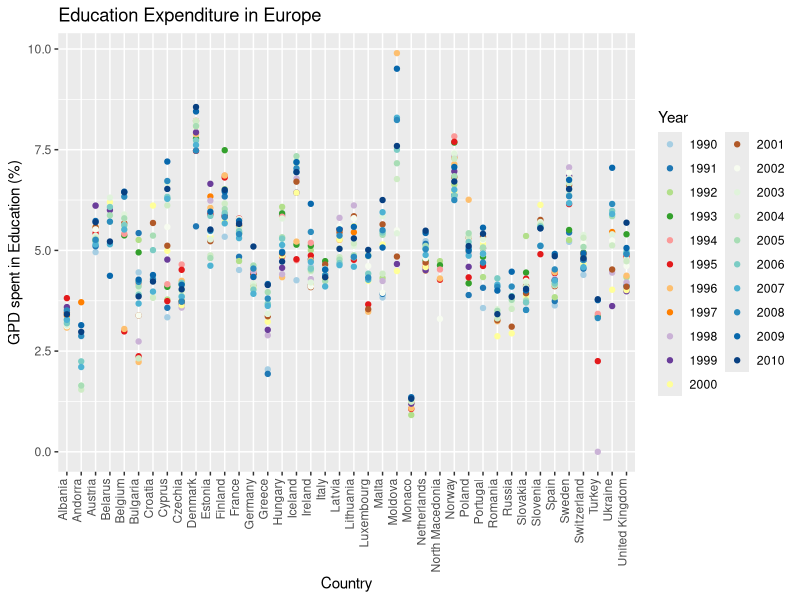
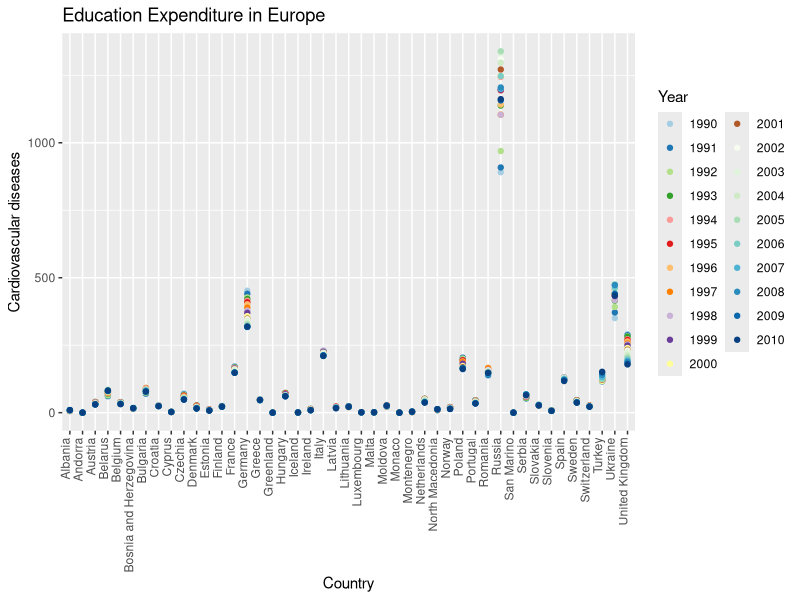

R code for these plots, in order:
## ---- chunk 1
knitr::opts_chunk$set(echo = TRUE)
## ---- chunk 2
library(tidyverse)
library(dplyr)
library(ggplot2)
library(scales)


annualdeath <- read.csv("../Dataset/annual-number-of-deaths-by-cause.csv", header = TRUE)
governmentEducationExpenditure  <- read.csv("../Dataset/total-government-expenditure-on-education-gdp.csv", header = TRUE)
enrolment_ratio_teritiary_education <- read.csv("../Dataset/enrolment-ratio-teritiary-education.csv", header = TRUE)
waterAccess <- read.csv("../Dataset/water-withdrawals-per-capita.csv")
## ---- chunk 3

annualdeath <- annualdeath %>% filter(Code != "");
governmentEducationExpenditure <- governmentEducationExpenditure  %>% filter(Code != "");
waterAccess <- waterAccess %>% filter(Code != "");

## ---- chunk 4
colnames(annualdeath) <- c("Country","Code","Year","Meningitis","Alzheimers disease","Parkinsons disease","Nutritional deficiencies","Malaria",
"Drowning","Interpersonal violence", "Maternal disorders", "HIV AIDS" , "Drug use disorders", "Tuberculosis", "Cardiovascular diseases", "Lower respiratory infections", "Neonatal disorders","Alcohol use disorders", "Self harm", "Exposure to forces of nature", "Diarrheal diseases", "Environmental heat and cold exposure", "Neoplasms", "Conflict and terrorism", "Diabetes mellitus", "Chronic kidney disease", "Poisonings", "Protein energy malnutrition", "Road injuries", "Chronic respiratory diseases", "Cirrhosis and other chronic liver diseases", "Digestive diseases","Fire heat and hot substances","Acute hepatitis", "Measles"
)
colnames(governmentEducationExpenditure) <- c("Country","Code","Year", "GPD spent in Education (%)")

colnames(enrolment_ratio_teritiary_education) <- c("Country","Year","Gender","Age", "Units", "Enrolment ration (%)")

colnames(waterAccess) <- c("Country","Code", "Year", "Water withdrawal per capita ()")
## ---- chunk 5

annualdeath <- select(annualdeath,-Code, -`Interpersonal violence`, -`Fire heat and hot substances`, -`Road injuries`, -`Conflict and terrorism`, -`Exposure to forces of nature`, -`Self harm` )

governmentEducationExpenditure <- select(governmentEducationExpenditure, -Code)

enrolment_ratio_teritiary_education <- select(enrolment_ratio_teritiary_education, -Units, -Age,)

waterAccess <- select(waterAccess, -Code)
## ---- chunk 6
pays_non_observés_annual_death <- annualdeath %>% group_by(Country) %>% filter(n() < 5)
pays_non_observés_annual_death <- pays_non_observés_annual_death %>% group_by(Country) %>% count()


pays_non_observés_government_exp <- governmentEducationExpenditure %>% group_by(Country) %>% filter(n() < 5)
pays_non_observés_government_exp <- pays_non_observés_government_exp %>% group_by(Country) %>% count()

pays_non_observés_enrolment_ratio_teritiary_education <- enrolment_ratio_teritiary_education %>% group_by(Country) %>% filter(n() < 5)
pays_non_observés_enrolment_ratio_teritiary_education <- pays_non_observés_enrolment_ratio_teritiary_education  %>% group_by(Country) %>% count()

pays_non_observés_water_access <- waterAccess  %>% group_by(Country) %>% filter(n() < 1)
pays_non_observés_water_access <- pays_non_observés_water_access  %>% group_by(Country) %>% count()

print(pays_non_observés_government_exp)
print(pays_non_observés_annual_death)
print(pays_non_observés_enrolment_ratio_teritiary_education)
print(pays_non_observés_water_access)
## ---- chunk 7
annualdeath <- annualdeath %>% filter(Year<2011);

governmentEducationExpenditure <- governmentEducationExpenditure  %>% filter(Year<2011) %>%filter(Year>1989);

enrolment_ratio_teritiary_education <- enrolment_ratio_teritiary_education  %>% filter(Year<2011) %>%filter(Year>1989)  %>%filter(Gender == "All genders") ;

waterAccess <- waterAccess %>% filter(Year<2011) %>%filter(Year>1989)
## ---- chunk 8
governmentEducationExpenditure <- governmentEducationExpenditure %>% group_by(Country) %>% filter(n() > 5) %>% filter(Country != "World")

annualdeath <- annualdeath %>% group_by(Country) %>% filter(n() > 5) %>% filter(Country != "World")

enrolment_ratio_teritiary_education <- enrolment_ratio_teritiary_education %>% group_by(Country) %>% filter(n() > 5) %>% filter(!grepl("^MDG_", Country))

waterAccess <- waterAccess %>% group_by(Country) %>% filter(n() > 1)
## ---- chunk 9
governmentEducationExpenditure %>% group_by(Country)%>%count()

annualdeath %>% group_by(Country)%>%count()

enrolment_ratio_teritiary_education %>% group_by(Country)%>%count()

waterAccess %>% group_by(Country)%>%count()
## ---- chunk 10
governmentEducationExpenditure %>% group_by(Country)%>%summarise() %>% nrow()
annualdeath  %>% group_by(Country)%>%summarise() %>% nrow()
enrolment_ratio_teritiary_education  %>% group_by(Country)%>%summarise() %>% nrow()
waterAccess  %>% group_by(Country)%>%summarise() %>% nrow()
## ---- chunk 11
europe_annual_death <- filter(annualdeath, Country %in% c("Albania", "Andorra", "Austria", "Belarus", "Belgium", "Bosnia and Herzegovina", "Bulgaria", "Croatia", "Cyprus", "Czechia" , "Denmark", "Estonia", "Finland", "France", "Germany", "Greece","Greenland", "Hungary", "Iceland", "Ireland", "Italy", "Latvia", "Liechtenstein", "Lithuania", "Luxembourg", "Malta", "Moldova", "Monaco", "Montenegro", "Netherlands", "North Macedonia", "Norway", "Poland", "Portugal", "Romania", "Russia", "San Marino", "Serbia", "Slovakia", "Slovenia", "Spain", "Sweden", "Switzerland", "Turkey", "Ukraine", "United Kingdom", "Vatican City"))

asia_annual_death <- filter(annualdeath, Country %in% c("Afghanistan", "Armenia", "Azerbaijan", "Bahrain", "Bangladesh", "Bhutan", "Brunei", "Cambodia", "China", "Cyprus", "Georgia", "India", "Indonesia", "Iran", "Iraq", "Israel", "Japan", "Jordan", "Kazakhstan", "Kuwait", "Kyrgyzstan", "Laos", "Lebanon", "Malaysia", "Maldives", "Mongolia", "Myanmar", "Nepal", "North Korea", "Oman", "Pakistan", "Palestine", "Philippines", "Qatar", "Saudi Arabia", "Singapore", "South Korea", "Sri Lanka", "Syria", "Tajikistan","Taiwan", "Thailand", "East Timor", "Turkmenistan", "United Arab Emirates", "Uzbekistan", "Vietnam", "Yemen"))

south_america_annual_death <- filter(annualdeath, Country %in% c("Argentina", "Bolivia", "Brazil", "Chile", "Colombia", "Ecuador", "Guyana", "Paraguay", "Peru", "Suriname", "Uruguay", "Venezuela"))

n_and_c_america_annual_death <- filter(annualdeath, Country %in% c("Antigua and Barbuda", "Bahamas", "Barbados", "Belize", "Canada", "Costa Rica", "Cuba", "Dominica", "Dominican Republic", "El Salvador", "Grenada", "Guatemala", "Haiti", "Honduras", "Jamaica", "Mexico", "Nicaragua", "Panama", "Saint Kitts and Nevis", "Saint Lucia", "Saint Vincent and the Grenadines", "Trinidad and Tobago", "United States","Bermuda","Puerto Rico", "United States Virgin Islands"))

oceania_annual_death <- filter(annualdeath, Country %in% c("Australia", "Fiji", "Kiribati", "Marshall Islands", "Micronesia (country)", "Nauru", "New Zealand", "Palau", "Papua New Guinea", "Samoa", "Solomon Islands", "Tonga", "Tuvalu", "Vanuatu","American Samoa", "Guam", "Northern Mariana Islands","Cook Islands", "Niue", "Tokelau"))

africa_annual_death <- filter(annualdeath, Country %in% c("Algeria", "Angola", "Benin", "Botswana", "Burkina Faso", "Burundi", "Cape Verde", "Cameroon", "Central African Republic", "Chad", "Comoros", "Democratic Republic of Congo", "Congo", "Djibouti", "Egypt", "Equatorial Guinea", "Eritrea", "Eswatini", "Ethiopia", "Gabon", "Gambia", "Ghana", "Guinea", "Guinea-Bissau","Cote d'Ivoire", "Kenya", "Lesotho", "Liberia", "Libya", "Madagascar", "Malawi", "Mali", "Mauritania", "Mauritius", "Morocco", "Mozambique", "Namibia", "Niger", "Nigeria", "Rwanda", "Sao Tome and Principe", "Senegal", "Seychelles", "Sierra Leone", "Somalia", "South Africa", "South Sudan", "Sudan", "Tanzania", "Togo", "Tunisia", "Uganda", "Zambia", "Zimbabwe"))

## ---- chunk 12
europe_enrolment_ration <- filter(enrolment_ratio_teritiary_education, Country %in% c("Albania", "Andorra", "Austria", "Belarus", "Belgium", "Bosnia and Herzegovina", "Bulgaria", "Croatia", "Cyprus", "Czech Republic", "Denmark", "Estonia", "Finland", "France","Germany", "Greece", "Hungary", "Iceland", "Ireland", "Italy", "Latvia", "Liechtenstein", "Lithuania", "Luxembourg", "Malta", "Moldova", "Monaco", "Montenegro", "Netherlands", "The former Yugoslav Republic of Macedonia", "Norway", "Poland", "Portugal", "Romania", "Russian Federation", "San Marino", "Serbia", "Slovakia", "Slovenia", "Spain", "Sweden", "Switzerland","Turkey", "Ukraine", "United Kingdom", "Vatican City", "Gibraltar", "United Kingdom of Great Britain and Northern Ireland"))


asia_enrolment_ratio <- filter(enrolment_ratio_teritiary_education, Country %in% c("Afghanistan", "Armenia", "Azerbaijan", "Bahrain", "Bangladesh", "Bhutan", "Brunei Darussalam", "Cambodia", "China", "Cyprus", "Georgia", "India", "Indonesia", "Iran", "Iraq", "Israel", "Japan", "Jordan", "Kazakhstan", "Kuwait", "Kyrgyzstan", "Laos", "Lebanon", "Malaysia", "Maldives", "Mongolia", "Myanmar", "Nepal","Republic of Korea", "Oman", "Pakistan", "Palestine", "Philippines", "Qatar", "Saudi Arabia", "Singapore", "South Korea", "Sri Lanka", "Syria", "Tajikistan", "Thailand", "Timor-Leste", "Turkmenistan", "United Arab Emirates", "Uzbekistan", "Viet Nam" , "Yemen", "Hong Kong Special Administrative Region of China", "Iran, Islamic Republic of", "Lao People's Democratic Republic", 
"Macao Special Administrative Region of China","Occupied Palestinian Territory"))

south_america_enrolment_ratio <- filter(enrolment_ratio_teritiary_education, Country %in% c("Argentina", "Bolivia", "Brazil", "Chile", "Colombia", "Ecuador", "Guyana", "Paraguay", "Peru", "Suriname", "Uruguay", "Venezuela (Bolivarian Republic of)"))

n_and_c_america_enrolment_ratio <- filter(enrolment_ratio_teritiary_education, Country %in% c("Antigua and Barbuda","Aruba" ,"Bahamas", "Barbados", "Belize", "Canada", "Costa Rica", "Cuba", "Dominica", "Dominican Republic", "El Salvador", "Grenada", "Guatemala","Haiti", "Honduras", "Jamaica", "Mexico", "Nicaragua", "Panama", "Saint Kitts and Nevis", "Saint Lucia", "Saint Vincent and the Grenadines", "Trinidad and Tobago", "United States of America", "Montserrat", "United States Virgin Islands"))

oceania_enrolment_ratio <- filter(enrolment_ratio_teritiary_education, Country %in% c("Australia", "Fiji", "Kiribati", "Marshall Islands", "Micronesia (country)", "Nauru", "New Zealand", "Palau", "Papua New Guinea", "Samoa", "Solomon Islands", "Tonga", "Tuvalu", "Vanuatu", "American Samoa", "Cook Islands", "Niue", "Tokelau"))

enrolment_ratio_teritiary_education <- enrolment_ratio_teritiary_education %>%
  mutate(Country = ifelse(Country ==  "Côte d'Ivoire","Ivory Coast", Country))

africa_enrolment_ratio <- filter(enrolment_ratio_teritiary_education, Country %in% c("Algeria", "Angola", "Benin", "Botswana", "Burkina Faso", "Burundi", "Cameroon", "Central African Republic", "Chad", "Comoros", "Democratic Republic of the Congo", "Djibouti", "Egypt", "Equatorial Guinea", "Eritrea", "Eswatini", "Ethiopia", "Gabon", "Gambia", "Ghana", "Guinea", "Guinea-Bissau", "Ivory Coast", "Kenya", "Lesotho", "Liberia", "Libya", "Madagascar", "Malawi", "Mali", "Mauritania", "Mauritius", "Morocco", "Mozambique", "Namibia", "Niger", "Nigeria", "Rwanda", "Sao Tome and Principe", "Senegal", "Seychelles", "Sierra Leone", "Somalia", "South Africa", "South Sudan", "Sudan", "Tanzania", "Togo", "Tunisia", "Uganda", "Zambia", "Zimbabwe", "Cape Verde", "Congo", "Libyan Arab Jamahiriya", "Swaziland", "Syrian Arab Republic", "United Republic of Tanzania"))

## ---- chunk 13
europe_government_expenditure <- filter(governmentEducationExpenditure, Country %in% c("Albania", "Andorra", "Austria", "Belarus", "Belgium", "Bosnia and Herzegovina", "Bulgaria", "Croatia", "Cyprus","Czechia", "Denmark", "Estonia", "Finland", "France", "Germany", "Greece", "Hungary", "Iceland", "Ireland", "Italy", "Latvia", "Liechtenstein", "Lithuania", "Luxembourg", "Malta", "Moldova", "Monaco", "Montenegro", "Netherlands", "North Macedonia", "Norway", "Poland", "Portugal", "Romania", "Russia", "San Marino", "Serbia", "Slovakia", "Slovenia", "Spain", "Sweden", "Switzerland", "Turkey", "Ukraine", "United Kingdom", "Vatican City"))

asia_government_expenditure <- filter(governmentEducationExpenditure, Country %in% c("Afghanistan", "Armenia", "Azerbaijan", "Bahrain", "Bangladesh", "Bhutan", "Brunei", "Cambodia", "China", "Cyprus", "Georgia", "India", "Indonesia", "Iran", "Iraq", "Israel", "Japan", "Jordan", "Kazakhstan", "Kuwait", "Kyrgyzstan", "Laos", "Lebanon", "Malaysia", "Maldives", "Mongolia", "Myanmar", "Nepal", "North Korea", "Oman", "Pakistan", "Palestine", "Philippines", "Qatar", "Saudi Arabia", "Singapore", "South Korea", "Sri Lanka", "Syria", "Tajikistan", "Thailand", "Timor-Leste", "Turkmenistan", "United Arab Emirates", "Uzbekistan", "Vietnam", "Yemen","Hong Kong", "Macao" )) 

south_america_governemnt_expenditure <- filter(governmentEducationExpenditure, Country %in% c("Argentina", "Bolivia", "Brazil", "Chile", "Colombia", "Ecuador", "Guyana", "Paraguay", "Peru", "Suriname", "Uruguay", "Venezuela"))

n_and_c_america_governemnt_expenditure <- filter(governmentEducationExpenditure, Country %in% c("Antigua and Barbuda","Aruba" , "Bahamas", "Barbados","Bermuda", "Belize","British Virgin Islands", "Canada", "Costa Rica", "Cuba", "Dominica", "Dominican Republic", "El Salvador", "Grenada", "Guatemala", "Haiti", "Honduras", "Jamaica", "Mexico", "Nicaragua", "Panama", "Saint Kitts and Nevis", "Saint Lucia", "Saint Vincent and the Grenadines", "Trinidad and Tobago", "United States"))

governmentEducationExpenditure <- governmentEducationExpenditure %>%
  mutate(Country = ifelse(Country ==  "Cote d'Ivoire","Ivory Coast", Country))

africa_governemnt_expenditure <- filter(governmentEducationExpenditure, Country %in% c("Algeria", "Angola", "Benin", "Botswana", "Burkina Faso", "Burundi", "Cape Verde", "Cameroon", "Central African Republic", "Chad", "Comoros", "Democratic Republic of Congo", "Congo", "Djibouti", "Egypt", "Equatorial Guinea", "Eritrea", "Eswatini", "Ethiopia", "Gabon", "Gambia", "Ghana", "Guinea", "Guinea-Bissau", "Ivory Coast", "Kenya", "Lesotho", "Liberia", "Libya", "Madagascar", "Malawi", "Mali", "Mauritania", "Mauritius", "Morocco", "Mozambique", "Namibia", "Niger", "Nigeria", "Rwanda", "Sao Tome and Principe", "Senegal", "Seychelles", "Sierra Leone", "Somalia", "South Africa", "South Sudan", "Sudan", "Tanzania", "Togo", "Tunisia", "Uganda", "Zambia", "Zimbabwe"))

oceania_government_expenditure <- filter(governmentEducationExpenditure, Country %in% c("Australia", "Fiji", "Kiribati", "Marshall Islands", "Micronesia (country)", "Nauru", "New Zealand", "Palau", "Papua New Guinea", "Samoa", "Solomon Islands", "Tonga", "Tuvalu", "Vanuatu", "American Samoa", "Cook Islands", "Niue", "Tokelau"))
## ---- chunk 14
europe_water_access <- filter(waterAccess, Country %in% c("Albania", "Andorra", "Austria", "Belarus", "Belgium", "Bosnia and Herzegovina", "Bulgaria", "Croatia", "Cyprus", "Czechia" , "Denmark", "Estonia", "Finland", "France", "Germany", "Greece","Greenland", "Hungary", "Iceland", "Ireland", "Italy", "Latvia", "Liechtenstein", "Lithuania", "Luxembourg", "Malta", "Moldova", "Monaco", "Montenegro", "Netherlands", "North Macedonia", "Norway", "Poland", "Portugal", "Romania", "Russia", "San Marino", "Serbia", "Slovakia", "Slovenia", "Spain", "Sweden", "Switzerland", "Turkey", "Ukraine", "United Kingdom", "Vatican City"))

asia_water_access <- filter(waterAccess, Country %in% c("Afghanistan", "Armenia", "Azerbaijan", "Bahrain", "Bangladesh", "Bhutan", "Brunei", "Cambodia", "China", "Cyprus", "Georgia", "India", "Indonesia", "Iran", "Iraq", "Israel", "Japan", "Jordan", "Kazakhstan", "Kuwait", "Kyrgyzstan", "Laos", "Lebanon", "Malaysia", "Maldives", "Mongolia", "Myanmar", "Nepal", "North Korea", "Oman", "Pakistan", "Palestine", "Philippines", "Qatar", "Saudi Arabia", "Singapore", "South Korea", "Sri Lanka", "Syria", "Tajikistan", "Thailand", "Timor-Leste", "Turkmenistan", "United Arab Emirates", "Uzbekistan", "Vietnam", "Yemen","Hong Kong", "Macao" ))

south_america_water_access <- filter(waterAccess, Country %in% c("Argentina", "Bolivia", "Brazil", "Chile", "Colombia", "Ecuador", "Guyana", "Paraguay", "Peru", "Suriname", "Uruguay", "Venezuela"))

n_and_c_america_water_access <- filter(waterAccess, Country %in% c("Antigua and Barbuda","Aruba" , "Bahamas", "Barbados","Bermuda", "Belize","British Virgin Islands", "Canada", "Costa Rica", "Cuba", "Dominica", "Dominican Republic", "El Salvador", "Grenada", "Guatemala", "Haiti", "Honduras", "Jamaica", "Mexico", "Nicaragua", "Panama", "Saint Kitts and Nevis", "Saint Lucia", "Saint Vincent and the Grenadines", "Trinidad and Tobago", "United States", "Puerto Rico" ))

waterAccess <- waterAccess %>%
  mutate(Country = ifelse(Country ==  "Cote d'Ivoire","Ivory Coast", Country))

africa_water_access <- filter(waterAccess, Country %in% c("Algeria", "Angola", "Benin", "Botswana", "Burkina Faso", "Burundi", "Cape Verde", "Cameroon", "Central African Republic", "Chad", "Comoros", "Democratic Republic of Congo", "Congo", "Djibouti", "Egypt", "Equatorial Guinea", "Eritrea", "Eswatini", "Ethiopia", "Gabon", "Gambia", "Ghana", "Guinea", "Guinea-Bissau", "Ivory Coast", "Kenya", "Lesotho", "Liberia", "Libya", "Madagascar", "Malawi", "Mali", "Mauritania", "Mauritius", "Morocco", "Mozambique", "Namibia", "Niger", "Nigeria", "Rwanda", "Sao Tome and Principe", "Senegal", "Seychelles", "Sierra Leone", "Somalia", "South Africa", "South Sudan", "Sudan", "Tanzania", "Togo", "Tunisia", "Uganda", "Zambia", "Zimbabwe"))

oceania_water_access <- filter(waterAccess, Country %in% c("Australia", "Fiji", "Kiribati", "Marshall Islands", "Micronesia (country)", "Nauru", "New Zealand", "Palau", "Papua New Guinea", "Samoa", "Solomon Islands", "Tonga", "Tuvalu", "Vanuatu", "American Samoa", "Cook Islands", "Niue", "Tokelau"))
## ---- chunk 15
# Liste complète des pays dans votre ensemble de données d'origine
pays_complets <- unique(waterAccess$Country)

# Liste des pays sélectionnés dans chaque ensemble de données
pays_europe <- unique(europe_water_access$Country)
pays_asie <- unique(asia_water_access$Country)
pays_amerique_sud <- unique(south_america_water_access$Country)
pays_amerique_nord_central <- unique(n_and_c_america_water_access$Country)
pays_afrique <- unique(africa_water_access$Country)
pays_oceanie <- unique(oceania_water_access$Country)

# Comparaison pour voir s'il y a des pays manquants dans les sélections
pays_manquants <- setdiff(pays_complets, pays_europe)
pays_manquants <- setdiff(pays_manquants, pays_asie)
pays_manquants <- setdiff(pays_manquants, pays_amerique_sud)
pays_manquants <- setdiff(pays_manquants, pays_amerique_nord_central)
pays_manquants <- setdiff(pays_manquants, pays_afrique)
pays_manquants <- setdiff(pays_manquants, pays_oceanie)
# Afficher la liste des pays manquants
print(pays_manquants)


## ---- chunk 16
library(RColorBrewer)


# Créer une palette de couleurs distinctes
n_years <- 21
paired_palette <- brewer.pal(n = 12, name = "Paired")
additional_colors <- c("#F7FCF0", "#E0F3DB", "#CEEBC5", "#A8DDB5", "#7BCCC4", "#4EB3D3", "#2B8CBE", "#0868AC", "#084081")
palette <- c(paired_palette, additional_colors)

# Créer le nuage de points avec les couleurs basées sur l'année
ggplot(europe_government_expenditure, aes(x = Country, y = `GPD spent in Education (%)`, color = factor(Year))) +
  geom_point() +
  scale_color_manual(values = palette) +
  theme(axis.text.x = element_text(angle = 90, hjust = 1, vjust = 0)) +
  labs(x = "Country", y = "GPD spent in Education (%)", title = "Education Expenditure in Europe", color = "Year")

## ---- chunk 17

# Créer le nuage de points avec les couleurs basées sur l'année
ggplot(europe_annual_death, aes(x = Country, y = `Cardiovascular diseases`/1000, color = factor(Year))) +
  geom_point() +
  scale_color_manual(values = palette) +
  theme(axis.text.x = element_text(angle = 90, hjust = 1, vjust = 0)) +
  labs(x = "Country", y = "Cardiovascular diseases", title = "Education Expenditure in Europe", color = "Year")
